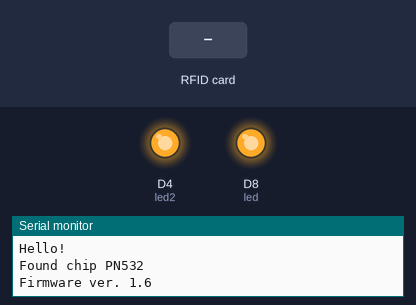
The sketch below on a simulated Arduino Zero (SAMD21). Shown: output pins drawn as LEDs (lit = HIGH), the last lines printed to the serial monitor. The test bench sets the inputs (shaded band). The modem accepts every AT command (registered, SIM ready, sends succeed) and sends nothing else.

Above: at 0.1 s.
At 1.7 s:
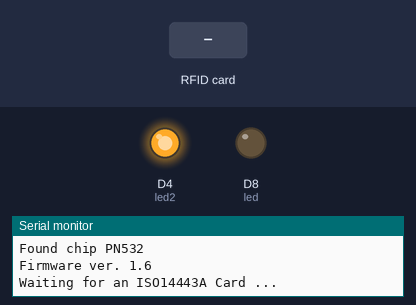
1.8 s: RFID card 5E 7A 19 C4 held to the reader
Timing chart, 0 to 4.8 s (numbered marks = the images above; inputs shaded):
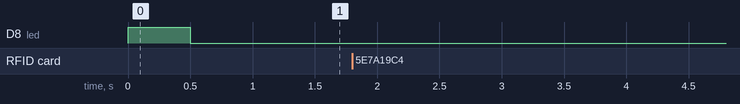

The sketch:

stutm.ino
```cpp
#include <SoftwareSerial.h>
#include <Wire.h>
#include <SPI.h>
#include <Adafruit_PN532.h>
//Define RX & TX for the ESP8266
#define RX 7
#define TX 6
//Define pins for the PN532
#define PN532_SCK  (13)
#define PN532_MOSI (11)
#define PN532_SS   (10)
#define PN532_MISO (12)

Adafruit_PN532 nfc(PN532_SS);
#if defined(ARDUINO_ARCH_SAMD)
	#define Serial SerialUSB
#endif

int led = 8;
int led2 = 4;
int countTrueCommand;
int countTimeCommand;
String ReadLine;
String ReadLine2;
//set WiFi Credentials
String AP     = "Essid";
String PASS   = "WiFiPassword";
String HOST   = "192.168.1.95";
String PORT   = "80";
boolean found = false;
//assigne RX & TX to the ESP8266
SoftwareSerial esp8266(RX,TX);

void setup() {
	pinMode(led, OUTPUT);
	pinMode(led2, OUTPUT);
	#ifndef ESP8266
		while (!Serial);
	#endif
	Serial.begin(115200);
	#ifndef ESP8266
		while (!Serial);
	#endif
	//start and connect ESP8266
	esp8266.begin(115200);
	sendCommand("AT",5,"OK");
	sendCommand("AT+RST",5,"OK");
	sendCommand("AT+CWMODE=1",5,"OK");
	sendCommand("AT+CWJAP_CUR=\""+ AP +"\",\""+ PASS +"\"",20,"OK");
	//start PN532
	Serial.begin(115200);
	Serial.println("Hello!");
	nfc.begin();
	uint32_t versiondata = nfc.getFirmwareVersion();
	if (! versiondata){
		Serial.print("Didn't find PN53x board");
		while (1);
	}
	Serial.print("Found chip PN5"); Serial.println((versiondata>>24) & 0xFF, HEX);
	Serial.print("Firmware ver. "); Serial.print((versiondata>>16) & 0xFF, DEC);
	Serial.print('.'); Serial.println((versiondata>>8) & 0xFF, DEC);
	nfc.SAMConfig();
	digitalWrite(led, HIGH);
	digitalWrite(led2, HIGH);
	delay(500);
	digitalWrite(led, LOW);
	Serial.println("Waiting for an ISO14443A Card ...");
}

void loop() {
	uint8_t success;
	uint8_t uid[] = { 0, 0, 0, 0, 0, 0, 0 };
	uint8_t uidLength;
	success = nfc.readPassiveTargetID(PN532_MIFARE_ISO14443A, uid, &uidLength);
	//check if is a Mifare chip
	if (success) {
		Serial.print(uidLength, DEC);
		Serial.println(" bytes");
		Serial.print("  UID Value: ");
		nfc.PrintHex(uid, uidLength);
		//check if is a Mifare Ultralight chip
		if (uidLength == 7) {
			uint8_t data[32];
			success = nfc.mifareultralight_ReadPage (4, data);
			//check if the string from sector 4 maches
			if(success = "39 32 2E 31 36 38 2E 31 2E 39 35 2F 68 75 62 2E  92.168.1.95/hub."){//random string in hex
				digitalWrite(led, HIGH);
				delay(500);
				digitalWrite(led, LOW);
				delay(500);
				digitalWrite(led, HIGH);
				delay(500);
				digitalWrite(led, LOW);
				//get request to swith ON/OFF lights
				String getData = "GET /hub.php";
				sendCommand("AT+CIPMUX=1",5,"OK");
				sendCommand("AT+CIPSTART=0,\"TCP\",\""+ HOST +"\","+ PORT,15,"OK");
				sendCommand("AT+CIPSEND=0," +String(getData.length()+4),4,">");
				esp8266.println(getData);delay(1500);countTrueCommand++;
				sendCommand("AT+CIPCLOSE=0",5,"OK");
				digitalWrite(led, HIGH);
				delay(500);
				digitalWrite(led, LOW);
			} else {
				Serial.print("NO");
			}
		}
	}
}

void sendCommand(String command, int maxTime, char readReplay[]) {
	Serial.print(command);
	Serial.print("\r\n");
	while(countTimeCommand < (maxTime*1)){
		esp8266.println(command);
		if(esp8266.find(readReplay)){
			found = true;
			break;
		}
		countTimeCommand++;
	}

	if(found == true){
		countTrueCommand++;
		countTimeCommand = 0;
	}

	if(found == false){
		Serial.println("Fail");
		countTrueCommand = 0;
		countTimeCommand = 0;
	}

	found = false;
}
```
